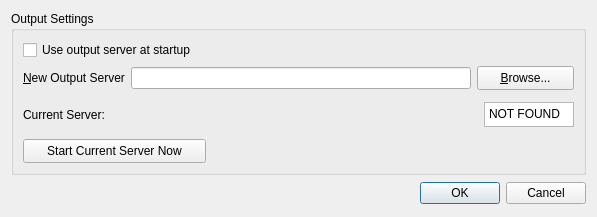
<?xml version="1.0" encoding="UTF-8"?>
<ui version="4.0">
 <class>SettingsDlg</class>
 <widget class="QDialog" name="SettingsDlg">
  <property name="geometry">
   <rect>
    <x>0</x>
    <y>0</y>
    <width>597</width>
    <height>207</height>
   </rect>
  </property>
  <property name="minimumSize">
   <size>
    <width>597</width>
    <height>0</height>
   </size>
  </property>
  <property name="maximumSize">
   <size>
    <width>16777215</width>
    <height>228</height>
   </size>
  </property>
  <property name="windowTitle">
   <string>Global Settings</string>
  </property>
  <layout class="QVBoxLayout" name="verticalLayout_2">
   <item>
    <widget class="QGroupBox" name="OutputSettings_groupBox">
     <property name="title">
      <string>Output Settings</string>
     </property>
     <layout class="QVBoxLayout" name="verticalLayout">
      <item>
       <widget class="QCheckBox" name="UseOutputServer_checkBox">
        <property name="toolTip">
         <string>Check to use output redirection or leave unckecked to use stdout and stderr as usual.</string>
        </property>
        <property name="text">
         <string>Use output server at startup</string>
        </property>
       </widget>
      </item>
      <item>
       <layout class="QHBoxLayout" name="horizontalLayout">
        <item>
         <widget class="QLabel" name="OutputServer_label">
          <property name="text">
           <string>&amp;New Output Server</string>
          </property>
          <property name="buddy">
           <cstring>OutputServer_lineEdit</cstring>
          </property>
         </widget>
        </item>
        <item>
         <widget class="QLineEdit" name="OutputServer_lineEdit"/>
        </item>
        <item>
         <widget class="QPushButton" name="BrowseOutputServer_pushButton">
          <property name="minimumSize">
           <size>
            <width>97</width>
            <height>24</height>
           </size>
          </property>
          <property name="maximumSize">
           <size>
            <width>97</width>
            <height>24</height>
           </size>
          </property>
          <property name="text">
           <string>&amp;Browse...</string>
          </property>
         </widget>
        </item>
       </layout>
      </item>
      <item>
       <layout class="QHBoxLayout" name="horizontalLayout_2">
        <item>
         <widget class="QLabel" name="CurrentServer_label">
          <property name="minimumSize">
           <size>
            <width>420</width>
            <height>20</height>
           </size>
          </property>
          <property name="text">
           <string>Current Server: </string>
          </property>
          <property name="buddy">
           <cstring>OutputNow_pushButton</cstring>
          </property>
         </widget>
        </item>
        <item>
         <spacer name="horizontalSpacer">
          <property name="orientation">
           <enum>Qt::Horizontal</enum>
          </property>
          <property name="sizeHint" stdset="0">
           <size>
            <width>15</width>
            <height>37</height>
           </size>
          </property>
         </spacer>
        </item>
        <item>
         <widget class="QTextEdit" name="CurrentServerExists_textEdit">
          <property name="maximumSize">
           <size>
            <width>90</width>
            <height>25</height>
           </size>
          </property>
          <property name="frameShadow">
           <enum>QFrame::Plain</enum>
          </property>
          <property name="verticalScrollBarPolicy">
           <enum>Qt::ScrollBarAlwaysOff</enum>
          </property>
          <property name="horizontalScrollBarPolicy">
           <enum>Qt::ScrollBarAlwaysOff</enum>
          </property>
          <property name="readOnly">
           <bool>true</bool>
          </property>
          <property name="html">
           <string>&lt;!DOCTYPE HTML PUBLIC &quot;-//W3C//DTD HTML 4.0//EN&quot; &quot;http://www.w3.org/TR/REC-html40/strict.dtd&quot;&gt;
&lt;html&gt;&lt;head&gt;&lt;meta name=&quot;qrichtext&quot; content=&quot;1&quot; /&gt;&lt;style type=&quot;text/css&quot;&gt;
p, li { white-space: pre-wrap; }
&lt;/style&gt;&lt;/head&gt;&lt;body style=&quot; font-family:'Sans Serif'; font-size:9pt; font-weight:400; font-style:normal;&quot;&gt;
&lt;p style=&quot; margin-top:0px; margin-bottom:0px; margin-left:0px; margin-right:0px; -qt-block-indent:0; text-indent:0px;&quot;&gt;NOT FOUND&lt;/p&gt;&lt;/body&gt;&lt;/html&gt;</string>
          </property>
         </widget>
        </item>
       </layout>
      </item>
      <item>
       <widget class="QPushButton" name="OutputNow_pushButton">
        <property name="minimumSize">
         <size>
          <width>183</width>
          <height>24</height>
         </size>
        </property>
        <property name="maximumSize">
         <size>
          <width>183</width>
          <height>24</height>
         </size>
        </property>
        <property name="text">
         <string>Start Current Server Now</string>
        </property>
        <property name="checkable">
         <bool>true</bool>
        </property>
       </widget>
      </item>
     </layout>
    </widget>
   </item>
   <item>
    <widget class="QDialogButtonBox" name="buttonBox">
     <property name="minimumSize">
      <size>
       <width>495</width>
       <height>25</height>
      </size>
     </property>
     <property name="standardButtons">
      <set>QDialogButtonBox::Cancel|QDialogButtonBox::Ok</set>
     </property>
    </widget>
   </item>
  </layout>
 </widget>
 <resources/>
 <connections>
  <connection>
   <sender>buttonBox</sender>
   <signal>accepted()</signal>
   <receiver>SettingsDlg</receiver>
   <slot>accept()</slot>
   <hints>
    <hint type="sourcelabel">
     <x>248</x>
     <y>254</y>
    </hint>
    <hint type="destinationlabel">
     <x>157</x>
     <y>274</y>
    </hint>
   </hints>
  </connection>
  <connection>
   <sender>buttonBox</sender>
   <signal>rejected()</signal>
   <receiver>SettingsDlg</receiver>
   <slot>reject()</slot>
   <hints>
    <hint type="sourcelabel">
     <x>316</x>
     <y>260</y>
    </hint>
    <hint type="destinationlabel">
     <x>286</x>
     <y>274</y>
    </hint>
   </hints>
  </connection>
 </connections>
</ui>
